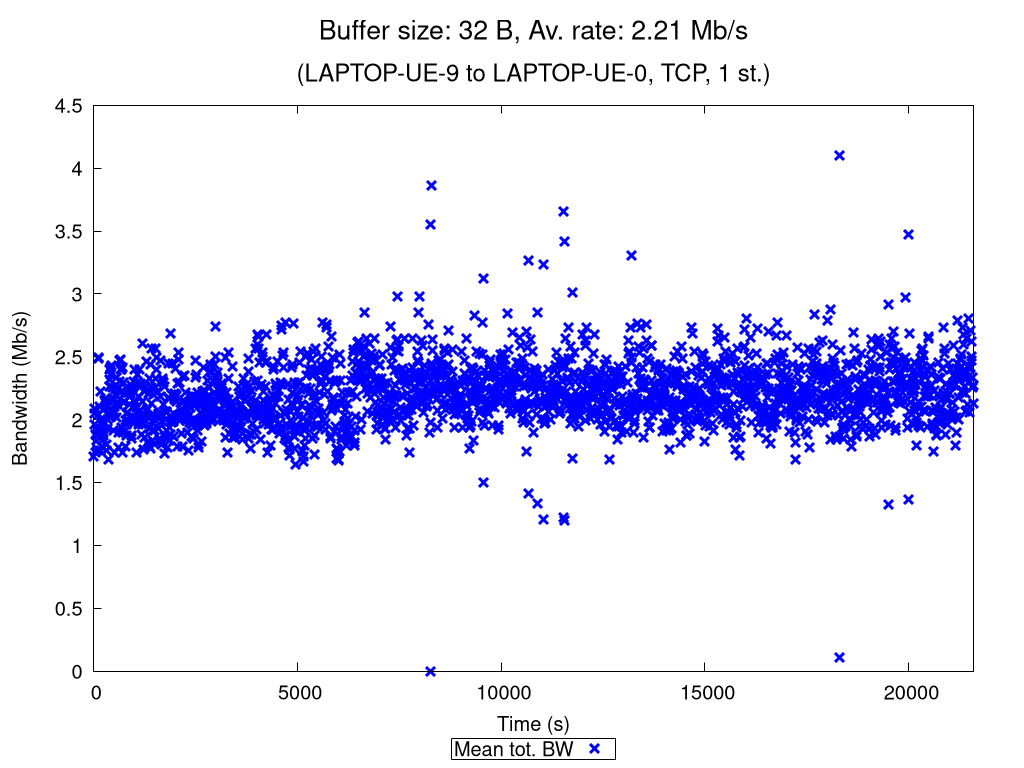

Recreate this plot in gnuplot.
set terminal pngcairo nocrop enhanced size 1024,768 font "Verdana,15"
set output "TCP_1_st_2020_11_13_08-47-29_two2one_00032B.png"

set title "{/=20 Buffer size: 32 B, Av. rate: 2.21 Mb/s}\n\n{/=18 (LAPTOP-UE-9 to LAPTOP-UE-0, TCP, 1 st.)}"

set xlabel "Time (s)"
set ylabel "Bandwidth (Mb/s)"
set ytics nomirror
set key bmargin center horizontal box samplen 1 width -1
set bmargin 4.6
set rmargin 4.5

rf = 1000000.0  # rate factor
set style fill transparent solid 0.2 noborder
set autoscale xfix
plot "TCP_1_st_2020_11_13_08-47-29_two2one_00032B_iperf_processed.dat" using 1:($2/rf-$3/rf):($2/rf+$3/rf) with filledcurves lc rgb "blue" notitle, \
     "" using 1:($2/rf) with points pt 2 ps 1.5 lw 3 lc rgb "blue" title "Mean tot. BW", \
